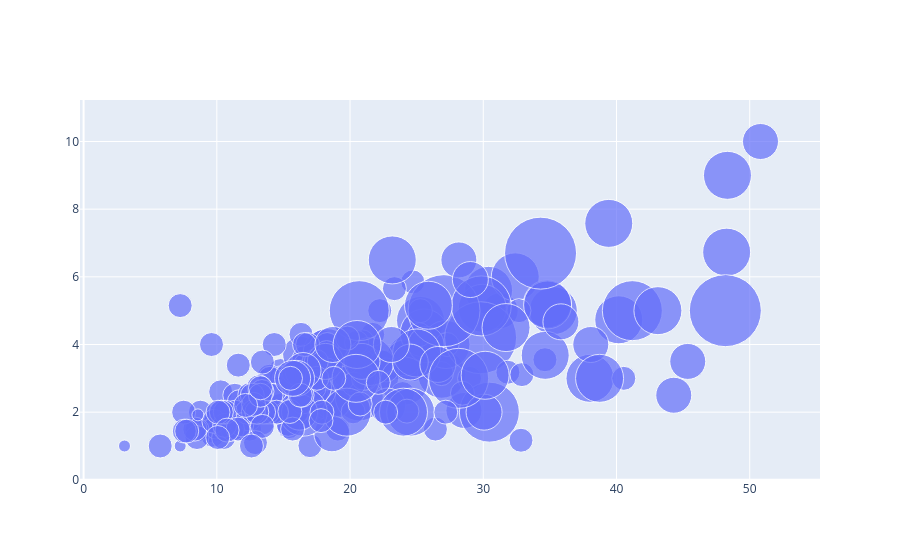

This figure's notebook cell:
### Code cell
fig=go.Figure()
fig.add_trace(go.Scatter(x=tips.total_bill,y=tips.tip,mode='markers',marker_size=12*tips['size']))

### Figure 1 — Plotly figure (JSON) as saved in the notebook; plotly's stock layout.template omitted (floating-point values rounded to 4 significant figures; data arrays with more than 128 entries replaced by an {"elided": "..."} marker saying what was removed)
{"data": [{"marker": {"size": {"elided": "244 int values"}}, "mode": "markers", "type": "scatter", "x": {"elided": "244 float values"}, "y": {"elided": "244 float values"}}], "layout": {}}
